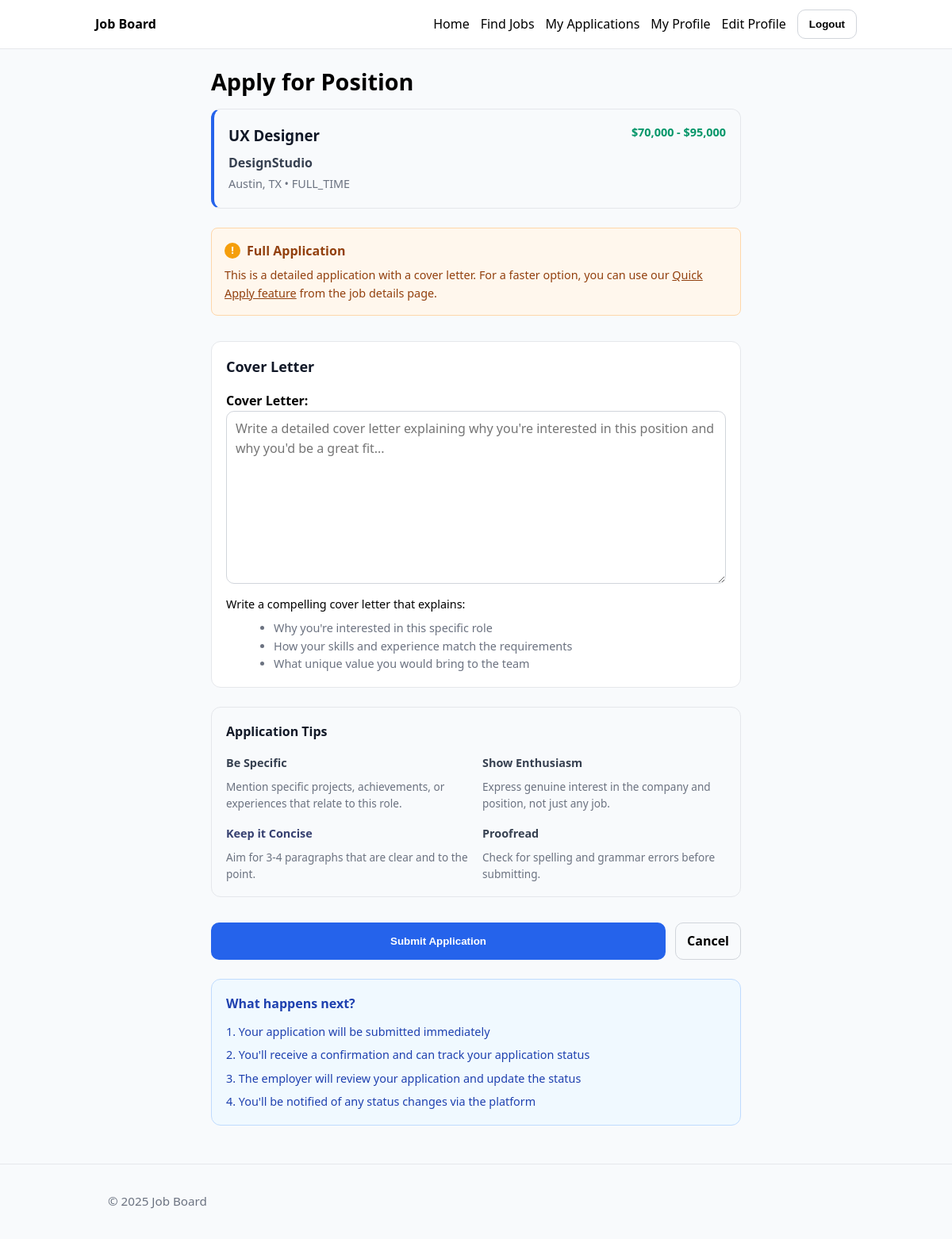
The page /jobs/2/apply/ (signed in) on the database its author committed.
### jobs/models.py (models this page shows, shortened)
class Job(models.Model):
    class WorkType(models.TextChoices):
        REMOTE = "REMOTE", "Remote"
        ON_SITE = "ON_SITE", "On-site"
        HYBRID = "HYBRID", "Hybrid"
    class Status(models.TextChoices):
        ACTIVE = "ACTIVE", "Active"
        CLOSED = "CLOSED", "Closed"
        DRAFT = "DRAFT", "Draft"
    title = models.CharField(max_length=200)
    company = models.CharField(max_length=200)
    location = models.CharField(max_length=200, blank=True, help_text="City, State or 'Remote'")
    work_type = models.CharField(max_length=20, choices=WorkType.choices, default=WorkType.ON_SITE)
    description = models.TextField()
    requirements = models.TextField(blank=True, help_text="Required qualifications and experience")
    salary_min = models.PositiveIntegerField(null=True, blank=True, help_text="Minimum salary (USD)")
    salary_max = models.PositiveIntegerField(null=True, blank=True, help_text="Maximum salary (USD)")
    salary_currency = models.CharField(max_length=3, default="USD")
    visa_sponsorship = models.BooleanField(default=False, help_text="Visa sponsorship available")
    benefits = models.TextField(blank=True, help_text="Benefits and perks")
    required_skills = models.ManyToManyField(Skill, blank=True, related_name="jobs_required")
    nice_to_have_skills = models.ManyToManyField(Skill, blank=True, related_name="jobs_nice_to_have")
    posted_by = models.ForeignKey(User, on_delete=models.CASCADE, related_name="posted_jobs")
    status = models.CharField(max_length=20, choices=Status.choices, default=Status.ACTIVE)
    created_at = models.DateTimeField(default=timezone.now)
    updated_at = models.DateTimeField(auto_now=True)
    expires_at = models.DateTimeField(null=True, blank=True)
    class Meta:
        ordering = ["-created_at"]
        indexes = [
            models.Index(fields=["status", "created_at"]),
            models.Index(fields=["work_type"]),
            models.Index(fields=["location"]),
            models.Index(fields=["salary_min", "salary_max"]),
        ]
    @property
    def salary_range_display(self):
        if self.salary_min and self.salary_max:
            return f"${self.salary_min:,} - ${self.salary_max:,}"
        elif self.salary_min:
            return f"${self.salary_min:,}+"
        elif self.salary_max:
            return f"Up to ${self.salary_max:,}"
        return "Salary not specified"

### jobs/views.py (the view)
# urls.py: path("<int:pk>/apply/", views.apply_for_job, name="apply"),
@login_required
def apply_for_job(request, pk):
    job = get_object_or_404(Job, pk=pk, status=Job.Status.ACTIVE)
    if not request.user.is_job_seeker():
        messages.error(request, "Only job seekers can apply for jobs.")
        return redirect('jobs:detail', pk=pk)
    if job.posted_by == request.user:
        messages.error(request, "You cannot apply to your own job posting.")
        return redirect('jobs:detail', pk=pk)
    if JobApplication.objects.filter(job=job, applicant=request.user).exists():
        messages.warning(request, "You have already applied for this job.")
        return redirect('jobs:detail', pk=pk)
    if request.method == 'POST':
        form = JobApplicationForm(request.POST)
        if form.is_valid():
            with transaction.atomic():
                application = form.save(commit=False)
                application.job = job
                application.applicant = request.user
                application.status = JobApplication.Status.APPLIED
                application.save()
                ApplicationStatusChange.objects.create(
                    application=application,
                    old_status='',
                    new_status=JobApplication.Status.APPLIED,
                    changed_by=request.user,
                    notes='Application submitted with cover letter'
                )
            messages.success(request, "Your application has been submitted successfully!")
            return redirect('jobs:detail', pk=pk)
    else:
        form = JobApplicationForm()
    context = {
        'form': form,
        'job': job
    }
    return render(request, 'jobs/apply_for_job.html', context)

### jobs/forms.py
class JobApplicationForm(forms.ModelForm):
    class Meta:
        model = JobApplication
        fields = ['cover_letter']
        widgets = {
            'cover_letter': forms.Textarea(attrs={
                'rows': 8,
                'placeholder': 'Write a detailed cover letter explaining why you\'re interested in this position and why you\'d be a great fit...'
            })
        }
    def __init__(self, *args, **kwargs):
        super().__init__(*args, **kwargs)
        self.fields['cover_letter'].required = False
        self.fields['cover_letter'].label = "Cover Letter"
        self.fields['cover_letter'].help_text = "Tell the employer about your interest and qualifications"

### accounts/models.py (called while the page is built)
    def is_job_seeker(self) -> bool:
        return self.account_type == self.AccountType.JOB_SEEKER

    def is_recruiter(self) -> bool:
        return self.account_type == self.AccountType.RECRUITER

### jobs/templates/jobs/apply_for_job.html (shortened to what this page needs)
{% extends "base.html" %}
{% block content %}
<div class="apply-container" style="max-width: 700px; margin: 0 auto;">
  <div class="apply-header" style="margin-bottom: 32px;">
    <h1>Apply for Position</h1>
    <div class="job-summary card" style="background: #f8fafc; margin-bottom: 24px; border-left: 4px solid #2563eb;">
      <div style="display: flex; justify-content: space-between; align-items: flex-start;">
        <div>
          <h3 style="margin: 0 0 8px; color: #111827;">{{ job.title }}</h3>
          <p style="margin: 0 0 4px; color: #374151; font-weight: 600;">{{ job.company }}</p>
          <p style="margin: 0; color: #6b7280; font-size: 0.9rem;">
            {{ job.location|default:"Location not specified" }} • {{ job.get_work_type_display }}
          </p>
        </div>
        <div style="text-align: right;">
          {% if job.salary_min or job.salary_max %}
            <div style="color: #059669; font-weight: 600; font-size: 0.9rem;">
              {{ job.salary_range_display }}
            </div>
          {% endif %}
        </div>
      </div>
    </div>
    <div style="background: #fff7ed; border: 1px solid #fed7aa; border-radius: 8px; padding: 16px; margin-bottom: 24px;">
      <div style="display: flex; align-items: center; gap: 8px; margin-bottom: 8px;">
        <div style="width: 20px; height: 20px; background: #f59e0b; border-radius: 50%; display: flex; align-items: center; justify-content: center; color: white; font-weight: bold; font-size: 0.8rem;">!</div>
        <strong style="color: #92400e;">Full Application</strong>
      </div>
      <p style="margin: 0; color: #92400e; font-size: 0.9rem;">
        This is a detailed application with a cover letter. For a faster option, you can use our
        <a href="{% url 'jobs:detail' job.pk %}" style="color: #92400e; text-decoration: underline;">Quick Apply feature</a>
        from the job details page.
      </p>
    </div>
  </div>
  <form method="post" class="apply-form">
    <div class="form-section card">
      <h3 style="margin: 0 0 16px; color: #111827; font-size: 1.125rem;">Cover Letter</h3>
      <div class="field">
        {{ form.cover_letter.label_tag }}
        {{ form.cover_letter }}
        <div class="field-help" style="margin-top: 8px;">
          Write a compelling cover letter that explains:
          <ul style="margin: 8px 0 0 20px; color: #6b7280;">
            <li>Why you're interested in this specific role</li>
            <li>How your skills and experience match the requirements</li>
            <li>What unique value you would bring to the team</li>
          </ul>
        </div>
      </div>
    </div>
    <div class="tips-section card" style="background: #f8fafc;">
      <h3 style="margin: 0 0 16px; color: #111827; font-size: 1rem;">Application Tips</h3>
      <div style="display: grid; grid-template-columns: repeat(auto-fit, minmax(250px, 1fr)); gap: 16px;">
        <div>
          <h4 style="margin: 0 0 8px; color: #374151; font-size: 0.9rem;">Be Specific</h4>
          <p style="margin: 0; color: #6b7280; font-size: 0.85rem;">Mention specific projects, achievements, or experiences that relate to this role.</p>
        </div>
        <div>
          <h4 style="margin: 0 0 8px; color: #374151; font-size: 0.9rem;">Show Enthusiasm</h4>
          <p style="margin: 0; color: #6b7280; font-size: 0.85rem;">Express genuine interest in the company and position, not just any job.</p>
        </div>
        <div>
          <h4 style="margin: 0 0 8px; color: #374171; font-size: 0.9rem;">Keep it Concise</h4>
          <p style="margin: 0; color: #6b7280; font-size: 0.85rem;">Aim for 3-4 paragraphs that are clear and to the point.</p>
        </div>
        <div>
          <h4 style="margin: 0 0 8px; color: #374151; font-size: 0.9rem;">Proofread</h4>
          <p style="margin: 0; color: #6b7280; font-size: 0.85rem;">Check for spelling and grammar errors before submitting.</p>
        </div>
      </div>
    </div>
    <div class="form-actions" style="display: flex; gap: 12px; margin-top: 32px;">
      <button type="submit" class="btn" style="flex: 1;">Submit Application</button>
      <a href="{% url 'jobs:detail' job.pk %}" class="btn btn-outline">Cancel</a>
    </div>
  </form>
  <div class="next-steps card" style="margin-top: 24px; background: #f0f9ff; border: 1px solid #bfdbfe;">
    <h3 style="margin: 0 0 12px; color: #1e40af; font-size: 1rem;">What happens next?</h3>
    <div style="color: #1e40af; font-size: 0.9rem; line-height: 1.5;">
      <p style="margin: 0 0 8px;">1. Your application will be submitted immediately</p>
      <p style="margin: 0 0 8px;">2. You'll receive a confirmation and can track your application status</p>
      <p style="margin: 0 0 8px;">3. The employer will review your application and update the status</p>
      <p style="margin: 0;">4. You'll be notified of any status changes via the platform</p>
    </div>
  </div>
</div>
{% endblock %}

### static/base.css (style rules this page uses)
* { box-sizing: border-box; }
html, body { height: 100%; }
body { margin: 0; color: #000; background: #f8fafc; font: 16px/1.55 system-ui, -apple-system, Segoe UI, Roboto, Arial, sans-serif; }
h1 { margin: 0 0 16px; font-size: 1.8rem; line-height: 1.2; }
.card { background: #fff; border: 1px solid #e5e7eb; border-radius: 12px; padding: 18px; }
.btn { display: inline-flex; align-items: center; justify-content: center; gap: 8px; background: #2563eb; color: #fff; border: 0; border-radius: 10px; padding: 10px 14px; font-weight: 600; text-decoration: none; cursor: pointer; }
.btn.btn-outline { background: transparent; color: #000 !important; border: 1px solid #d1d5db; }
form { display: block; }
label { font-weight: 600; color: #000; }
input[type="text"], input[type="email"], input[type="password"], select, textarea { width: 100%; border: 1px solid #d1d5db; background: #fff; border-radius: 10px; padding: 9px 11px; font: inherit; color: #000; }
.field-help { color: #000; font-size: .9rem; }
.errorlist, .errorlist li, .field-help { white-space: normal; overflow: visible; text-overflow: clip; }
ul { margin: 0 0 10px 22px; }
a { color: #000; text-decoration: none; }

### jobs/templates/jobs/apply_for_job.html (style rules this page uses)
.apply-container { padding: 0 16px; }
.form-section { margin-bottom: 24px; }
.form-section h3 { margin: 0 0 16px; color: #111827; font-size: 1.125rem; }
.form-actions { display: flex; gap: 12px; margin-top: 32px; }
.tips-section h4 { font-weight: 600; }

### rows shown on the page
Job: title "UX Designer", company "DesignStudio", location "Austin, TX", work_type "FULL_TIME", salary_range_display "$70,000 - $95,000"
